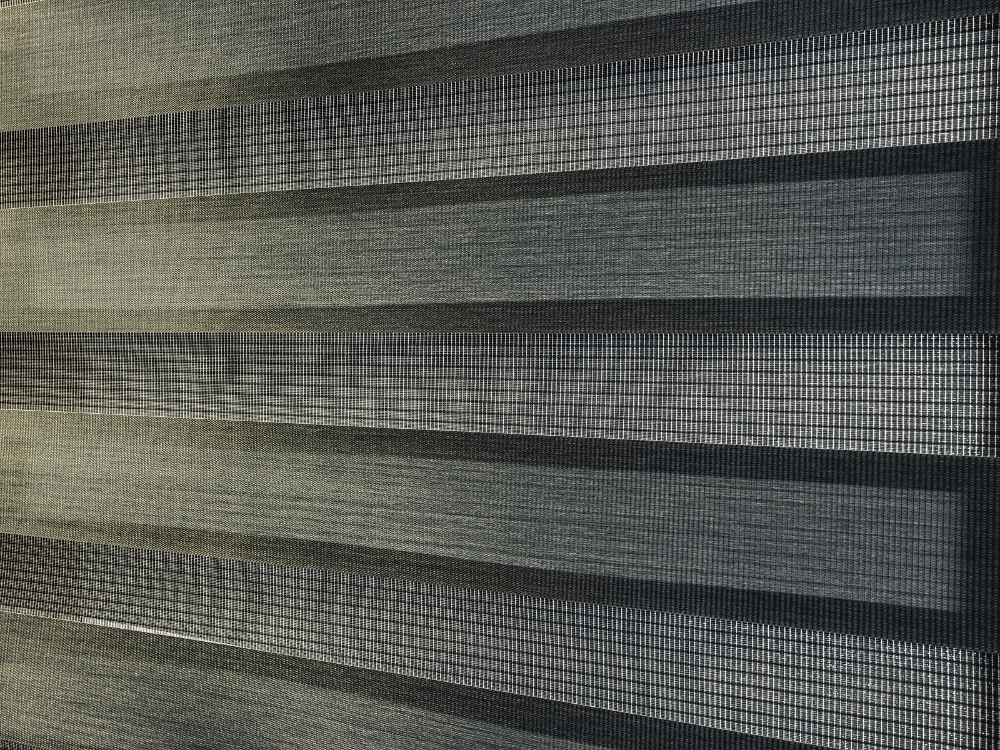
#> input picture data/more.jpg, 1000 x 750 px, found by its file name
$ python gauss.py   (older library calls are emulated)
#> lines starting #> are read from the running program, lines starting #| are printed output that depends on the picture
import cv2
# 載入圖像
image = cv2.imread("more.jpg")
#> image is the input picture: shape (750, 1000, 3); mean B, G, R 83, 88.3, 86.6

# 應用高斯模糊
blurred = cv2.GaussianBlur(image, (11, 11), 0)  # 核大小為 (5, 5)，自動計算 sigma
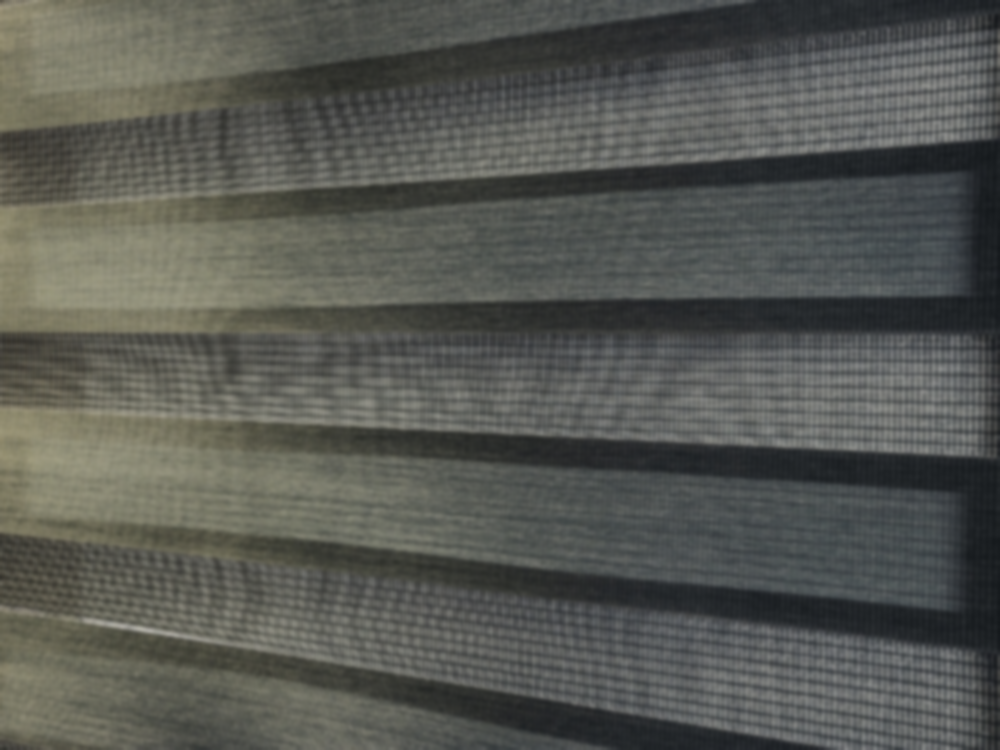
#> blurred: shape (750, 1000, 3); mean B, G, R 83, 88.3, 86.6

# 顯示結果
cv2.imshow("Original", image)
cv2.imshow("Gaussian Blur", blurred)

gray = cv2.cvtColor(blurred, cv2.COLOR_BGR2GRAY)
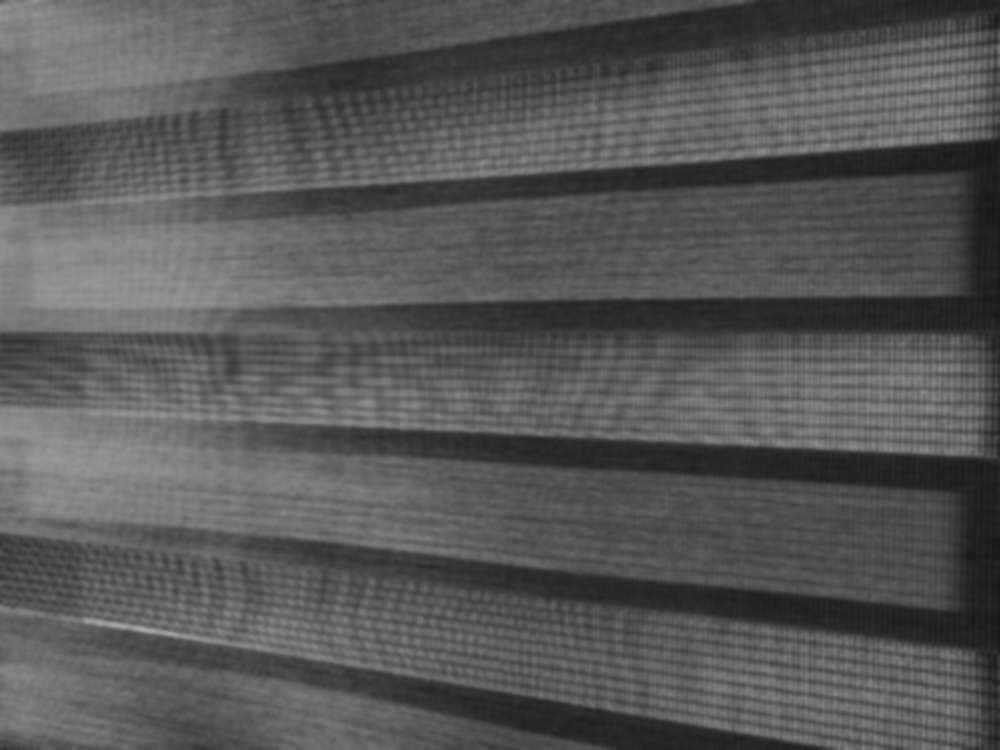
#> gray: shape (750, 1000); min 23, max 172, mean 87.2

# 計算拉普拉斯濾波
laplacian = cv2.Laplacian(gray, cv2.CV_64F)
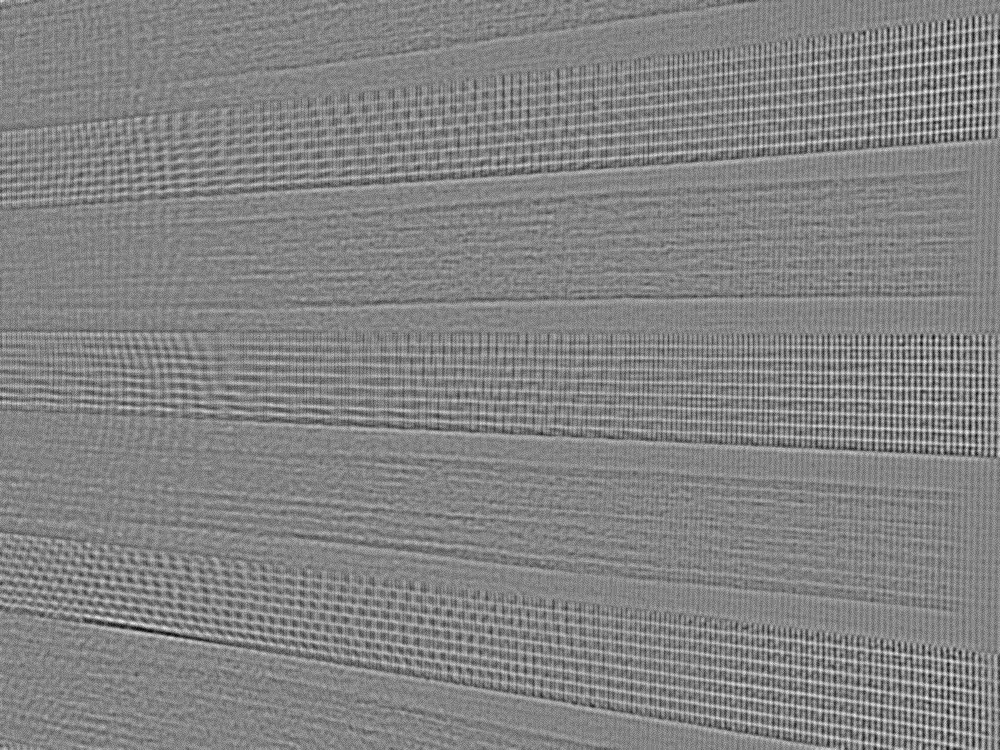
#> laplacian: shape (750, 1000) float64; min -16, max 15, mean 0.000103; drawn with min black and max white

# 將拉普拉斯濾波結果轉換為 uint8
laplacian_uint8 = cv2.convertScaleAbs(laplacian)
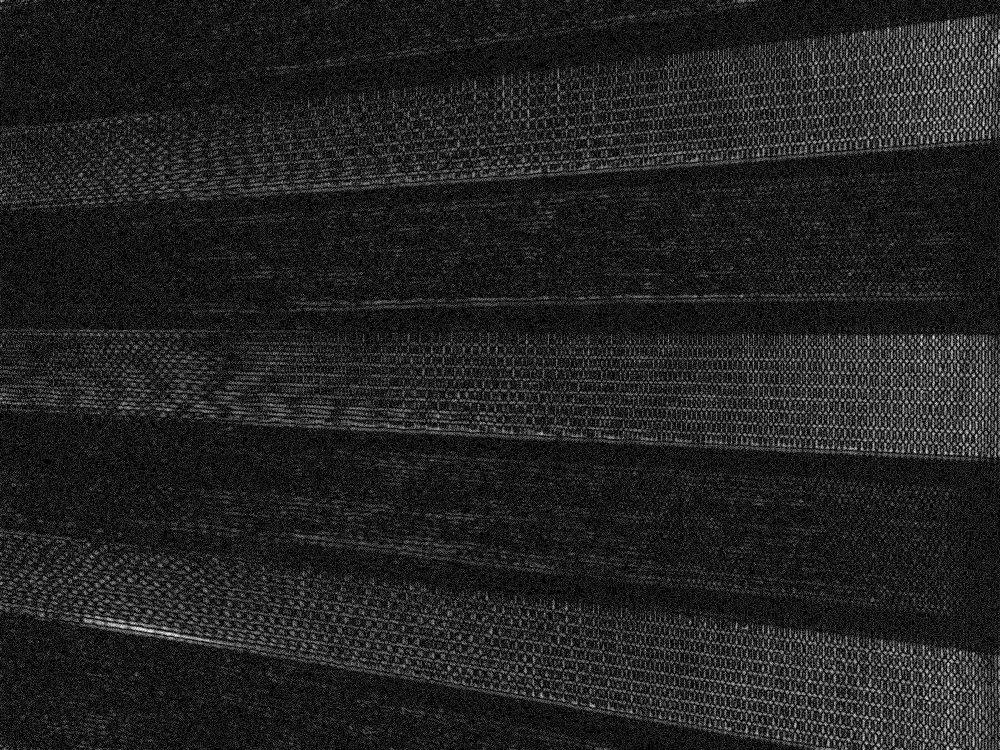
#> laplacian_uint8: shape (750, 1000); min 0, max 16, mean 2.13; drawn with min black and max white

# 使用加權和進行銳化
sharpened = cv2.addWeighted(gray, 1.5, laplacian_uint8, -0.5, 0)
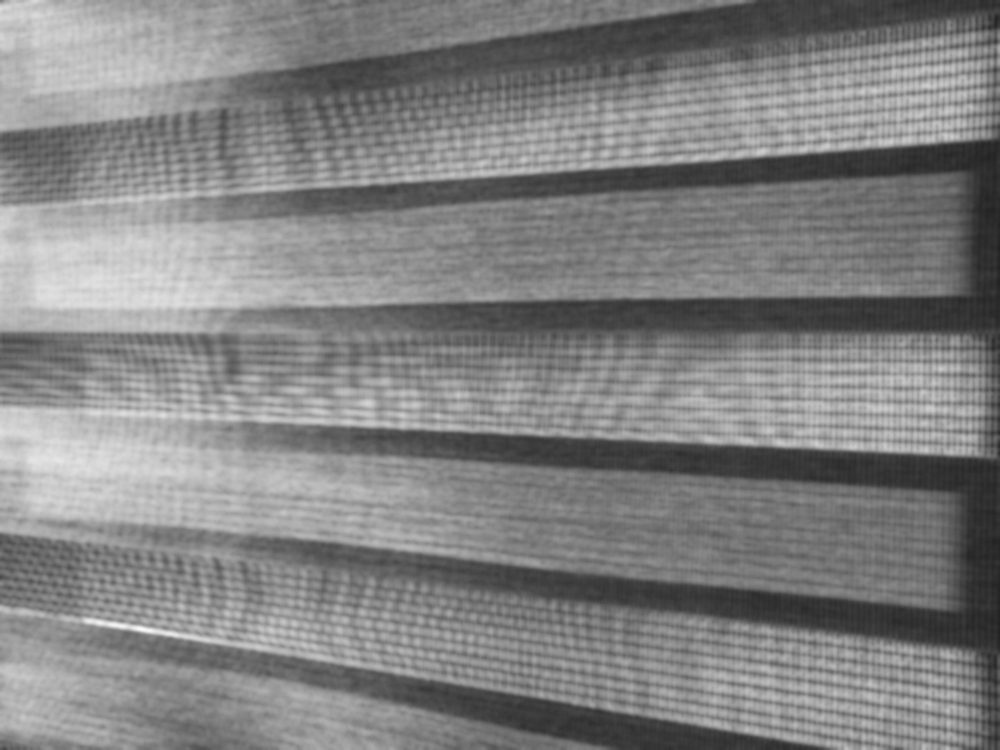
#> sharpened: shape (750, 1000); min 32, max 252, mean 129.7

cv2.imshow("Sharpened", sharpened)

cv2.waitKey(0)

$ run again, with data/lighting_car_number_origin.jpg copied over data/more.jpg
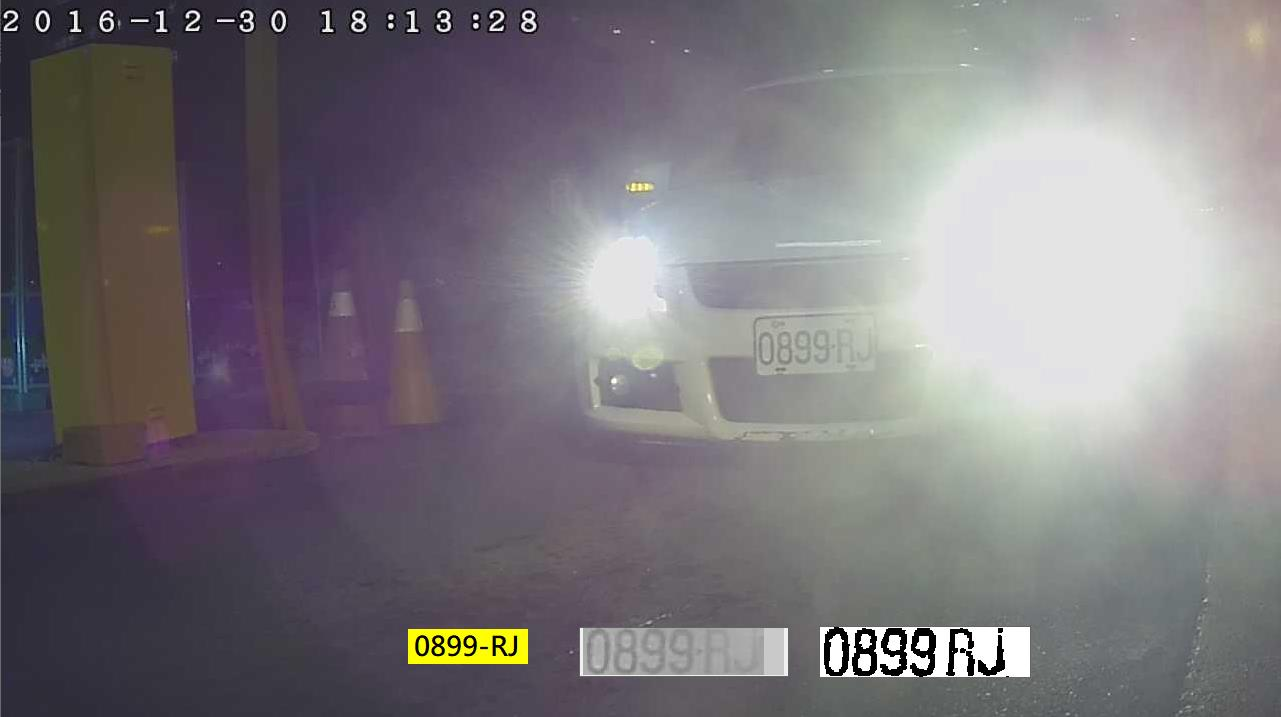
#> input picture data/lighting_car_number_origin.jpg, 1281 x 717 px, found by its file name
#> image is the input picture: shape (717, 1281, 3); mean B, G, R 124, 119.4, 123.4
#> `laplacian_uint8 = cv2.convertScaleAbs(laplacian)`:
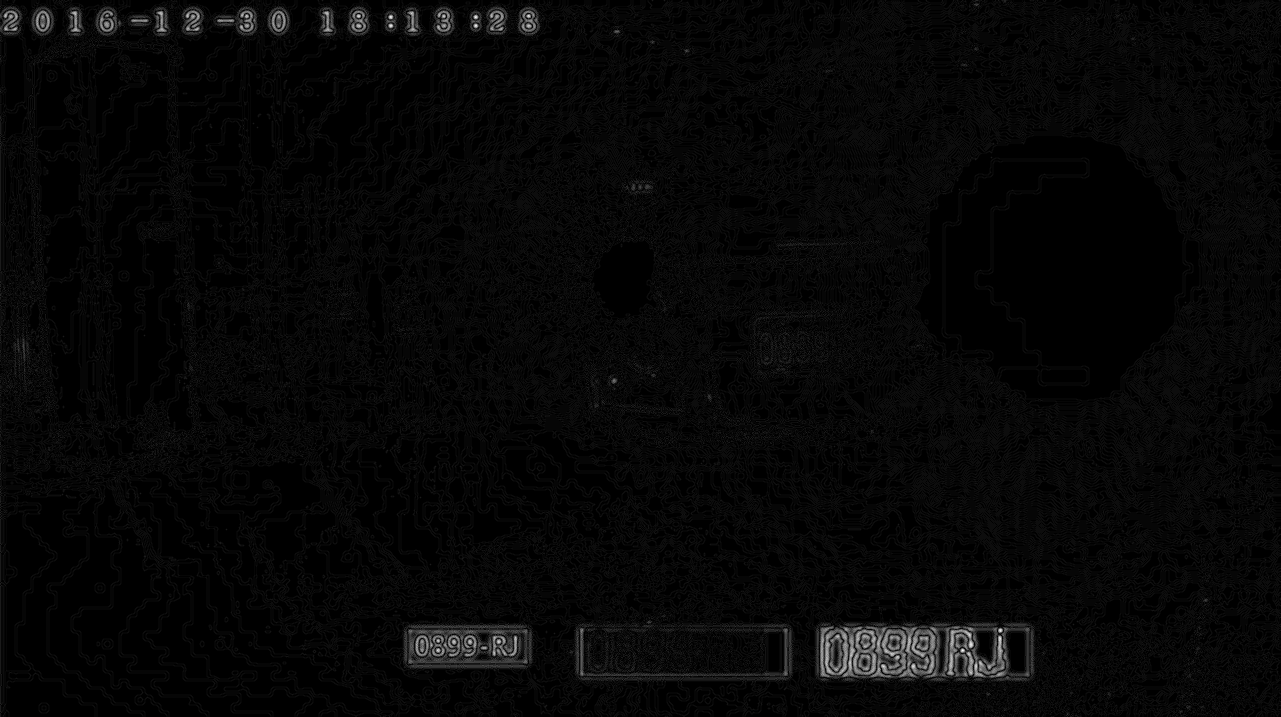
#> laplacian_uint8: shape (717, 1281); min 0, max 37, mean 1.1; drawn with min black and max white
#> `sharpened = cv2.addWeighted(gray, 1.5, laplacian_uint8, -0.5, 0)`:
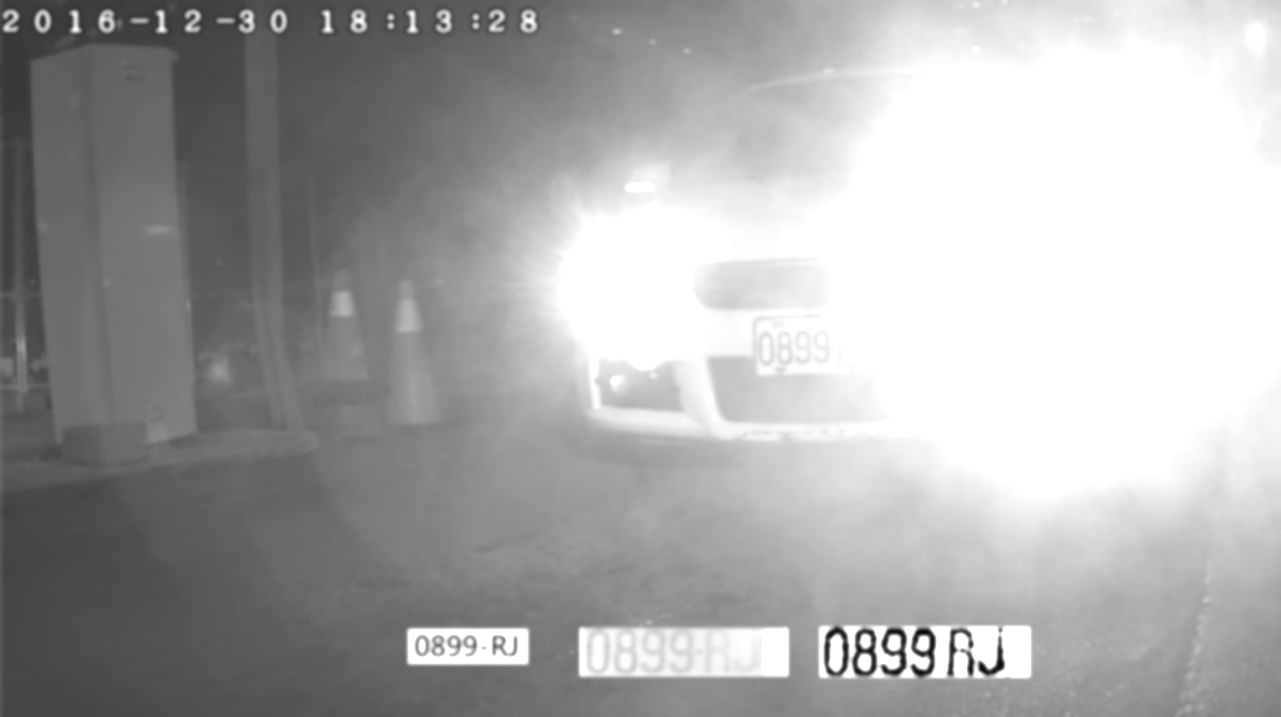
#> sharpened: shape (717, 1281); min 6, max 255, mean 169.6

$ run again, with data/carcarnumber.png saved as data/more.jpg
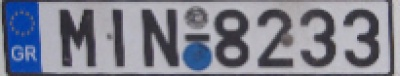
#> input picture data/carcarnumber.png, 400 x 76 px, found by its file name
#> image is the input picture: shape (76, 400, 3); mean B, G, R 143, 129.2, 126.5
#> `laplacian_uint8 = cv2.convertScaleAbs(laplacian)`:
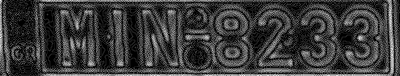
#> laplacian_uint8: shape (76, 400); min 0, max 17, mean 4.01; drawn with min black and max white
#> `sharpened = cv2.addWeighted(gray, 1.5, laplacian_uint8, -0.5, 0)`:
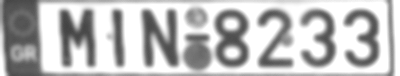
#> sharpened: shape (76, 400); min 66, max 255, mean 189.4
